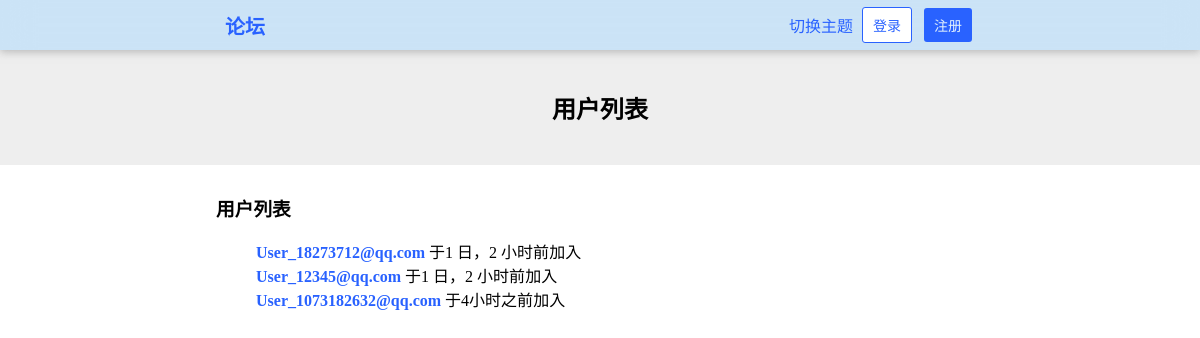
/users/, run on an earlier commit of the app's database.
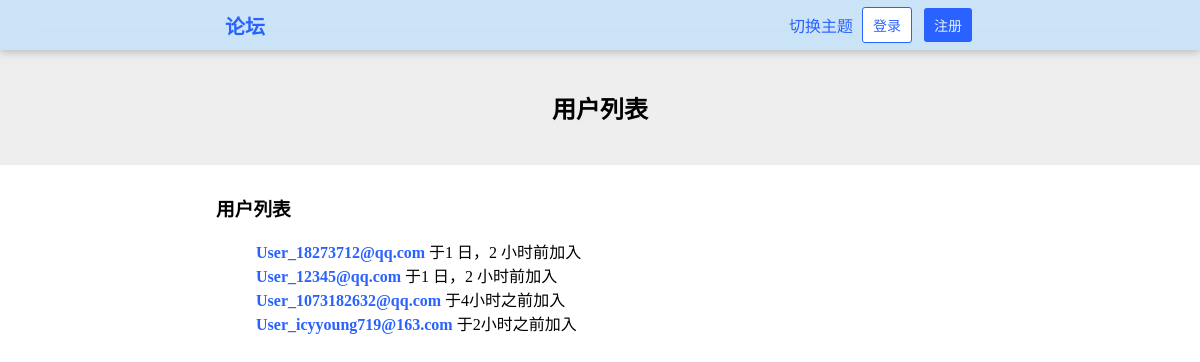
And on a later commit of the database.
### HustRava_app/models.py (models this page shows, shortened)
class User(models.Model):
    name = models.CharField(max_length=30,blank=True)
    email = models.EmailField(unique=True)
    password = models.CharField(max_length=30)
    created_at = models.DateTimeField(auto_now_add=True)
    bio = models.TextField(max_length = 100, blank=True)

### HustRava_app/views.py (the view)
# urls.py: path('users/', views.users, name="users"),                                  # 用户列表 GET
def users(request):
    user_list = User.objects.order_by('created_at')
    if "logged_in_user" in request.session:
        return render(request, 'users.html', {
            "user_list": user_list,
            "logged_in_user": request.session["logged_in_user"],
            "logged_in_user_email": request.session["logged_in_user_email"]
        })
    else:
        return render(request, 'users.html', {"user_list": user_list})

### HustRava_app/templates/users.html (shortened to what this page needs)
{% load humanize %}
{% load static %}
<!DOCTYPE html>
<html>
    <head>
        <link rel="stylesheet" type="text/css" href="{% static 'style.css' %}" />
        <link rel="stylesheet" type="text/css" href="{% static 'style-forum.css' %}" />
        <link rel="stylesheet" type="text/css" href="{% static 'style-dark.css' %}" />
    </head>
    <body>
        <header class="header">
            <a href="/" class="a-button header-title">论坛</a>
            {% if logged_in_user %}
                <div class="dropdown">
                    <button class="button-dropdown">{{ logged_in_user }}</button>
                    <div class="dropdown-content">
                        <ul>
                            <li><a href="/user/{{ logged_in_user_email }}"><div>个人主页</div></a></li>
                            <li><a href="/settings/"><div>设置</div></a></li>
                            <li><a onclick="toggle_theme()"><div>切换主题</div></a></li>
                            <div class="hr" style="margin: 4% 3px;"></div>
                            <li><a href="/logout/"><div class="logout-button">退出登录</div></a></li>
                        </ul>
                    </div>
                </div>
            {% else %}
                <a onclick="toggle_theme()" style="cursor: pointer;">切换主题</a>
                <a href="/login/" class="a-button"><button class="button-white">登录</button></a>
                <a href="/register/" class="a-button"><button>注册</button></a>
            {% endif %}
        </header>
        <div id="main">
            <div class="banner">
                <h2>用户列表</h2>
            </div>
            <div class="content">
                {% if user_list %}
                <h3>用户列表</h3>
                <ul style="list-style: none;">
                    {% for user in user_list %}
                        <li>
                            <a href="/user/{{ user.email }}/"><b>{{ user.name }}</b></a>
                            <span title="{{ user.created_at }}">于{{ user.created_at|naturaltime }}加入</span>
                        </li>
                    {% endfor %}
                </ul>
                {% else %}
                    <p>空空如也</p>
                {% endif %}
            </div>
        </div>
    </body>
</html>

What changed in the data, as far as the page shows it:
added User: name "User_icyyoung719@163.com", created_at "2小时之前"
